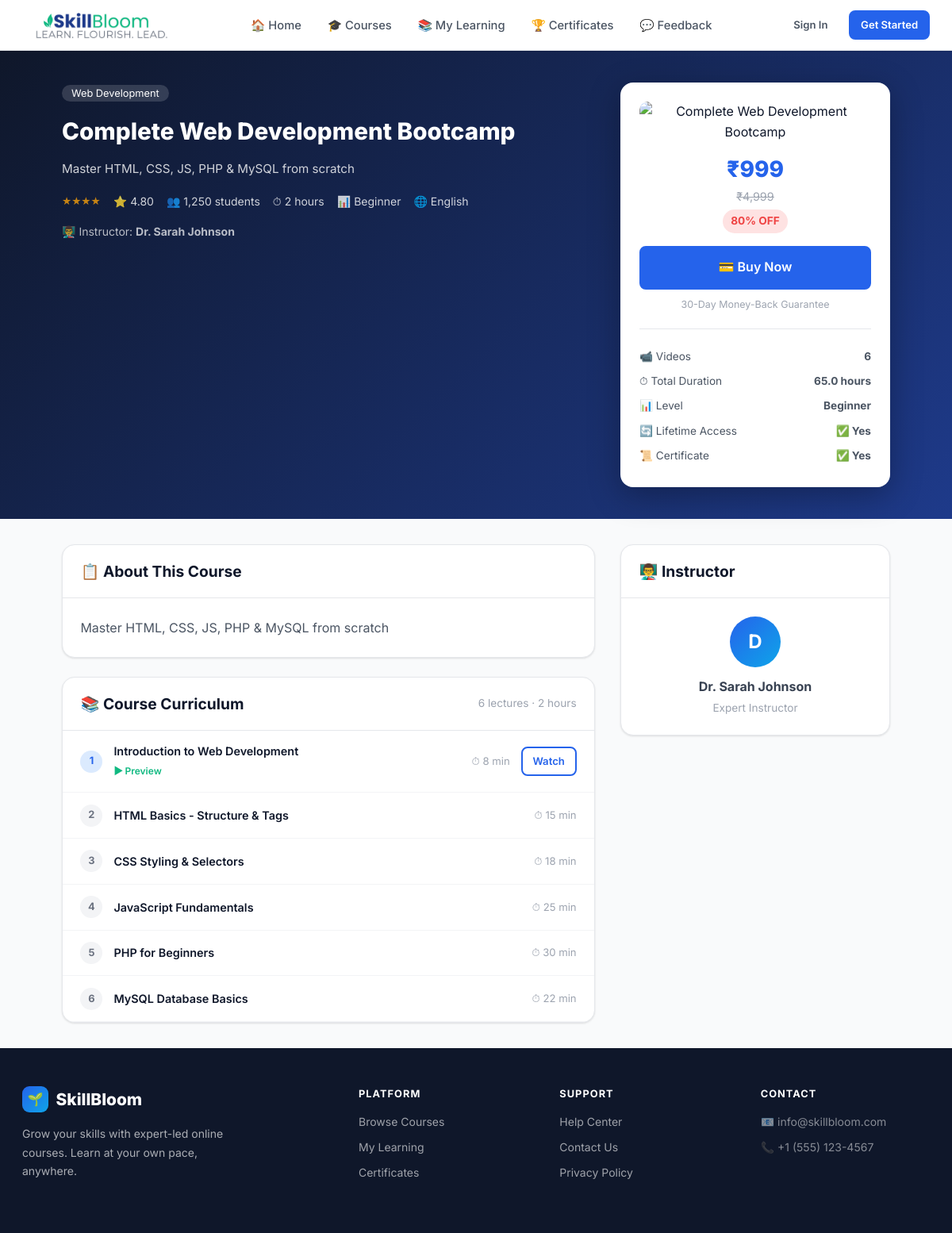
The page /user/course-details.php?id=1 on the database its author committed.
### tables this page shows
CREATE TABLE courses (
  id          INT AUTO_INCREMENT PRIMARY KEY,
  category_id INT,
  title       VARCHAR(255) NOT NULL,
  slug        VARCHAR(255) NOT NULL,
  description TEXT,
  short_desc  VARCHAR(500),
  thumbnail   VARCHAR(255),
  instructor  VARCHAR(150),
  price       DECIMAL(10,2) DEFAULT 0,
  old_price   DECIMAL(10,2) DEFAULT 0,
  hours       DECIMAL(5,1)  DEFAULT 0,
  level       ENUM('Beginner','Intermediate','Advanced','All Levels') DEFAULT 'All Levels',
  status      ENUM('draft','published') DEFAULT 'draft',
  featured    TINYINT(1) DEFAULT 0,
  students    INT DEFAULT 0,
  rating      DECIMAL(3,2) DEFAULT 0,
  created_at  TIMESTAMP DEFAULT CURRENT_TIMESTAMP,
  UNIQUE KEY uq_course_slug (slug),
  FOREIGN KEY (category_id) REFERENCES categories(id) ON DELETE SET NULL
);

CREATE TABLE categories (
  id          INT AUTO_INCREMENT PRIMARY KEY,
  name        VARCHAR(100) NOT NULL,
  slug        VARCHAR(100) UNIQUE NOT NULL,
  icon        VARCHAR(20)  DEFAULT '📚',
  description TEXT,
  created_at  TIMESTAMP DEFAULT CURRENT_TIMESTAMP
);

CREATE TABLE videos (
  id           INT AUTO_INCREMENT PRIMARY KEY,
  course_id    INT NOT NULL,
  title        VARCHAR(255) NOT NULL,
  description  TEXT,
  video_url    VARCHAR(500),
  duration_min INT DEFAULT 0,
  sort_order   INT DEFAULT 0,
  is_preview   TINYINT(1) DEFAULT 0,
  created_at   TIMESTAMP DEFAULT CURRENT_TIMESTAMP,
  FOREIGN KEY (course_id) REFERENCES courses(id) ON DELETE CASCADE
);

### user/course-details.php (the view, shortened to what this page needs)
<?php
require_once dirname(__DIR__).'/config.php';
$id=intval((isset($_GET['id']) ? $_GET['id'] : 0));
$c=$conn->query("SELECT c.*,cat.name cat_name FROM courses c LEFT JOIN categories cat ON cat.id=c.category_id WHERE c.id=$id AND c.status='published'")->fetch_assoc();
$videos=$conn->query("SELECT * FROM videos WHERE course_id=$id ORDER BY sort_order")->fetch_all(MYSQLI_ASSOC);
$totalMins=array_sum(array_column($videos,'duration_min'));
$enrolled=false; $cert=false;
?>
<!DOCTYPE html><html lang="en"><head>
<link rel="stylesheet" href="<?=SITE_URL?>/assets/css/style.css">
</head><body>
<?php include dirname(__DIR__).'/includes/navbar.php'; ?>
<div style="background:linear-gradient(135deg,var(--dark) 0%,#1E3A8A 100%);color:#fff;padding:2.5rem 0;">
  <div style="max-width:1100px;margin:0 auto;padding:0 1.75rem;display:grid;grid-template-columns:1fr 340px;gap:2rem;align-items:start;">
    <div>
      <div style="margin-bottom:.75rem;"><span style="background:rgba(255,255,255,.15);padding:.2rem .75rem;border-radius:99px;font-size:.8rem;"><?=htmlspecialchars((isset($c['cat_name']) ? $c['cat_name'] : ''))?></span></div>
      <h1 style="font-size:1.85rem;margin-bottom:.75rem;color:#fff;"><?=htmlspecialchars($c['title'])?></h1>
      <p style="opacity:.8;margin-bottom:1.1rem;font-size:.95rem;"><?=htmlspecialchars((isset($c['short_desc']) ? $c['short_desc'] : ''))?></p>
      <div style="display:flex;flex-wrap:wrap;gap:1rem;font-size:.875rem;opacity:.8;margin-bottom:1rem;">
        <span class="stars"><?=str_repeat('★',floor((isset($c['rating']) ? $c['rating'] : 0)))?></span>
        <span>⭐ <?=$c['rating']?></span>
        <span>👥 <?=number_format($c['students'])?> students</span>
        <span>⏱ <?=round($totalMins/60,1)?> hours</span>
        <span>📊 <?=$c['level']?></span>
        <span>🌐 English</span>
      </div>
      <p style="opacity:.7;font-size:.875rem;">👨‍🏫 Instructor: <strong><?=htmlspecialchars($c['instructor'])?></strong></p>
    </div>
    <div style="background:var(--white);border-radius:var(--radius-lg);padding:1.5rem;color:var(--dark);box-shadow:0 10px 40px rgba(0,0,0,.3);">
      <?php
      $_cat3 = isset($c['cat_name']) ? $c['cat_name'] : 'Technology';
      if(!empty($c['thumbnail'])){
        $_ctu = SITE_URL.'/uploads/'.htmlspecialchars($c['thumbnail']);
      } else {
        $_ctu = SITE_URL.'/user/course-thumbnail.php?title='.urlencode($c['title']).'&cat='.urlencode($_cat3);
      }
      ?>
      <div style="text-align:center;margin-bottom:.75rem;border-radius:var(--radius);overflow:hidden;">
        <img src="<?=$_ctu?>" alt="<?=htmlspecialchars($c['title'])?>" style="width:100%;border-radius:var(--radius);display:block;">
      </div>
      <?php if($enrolled): ?>
        <div class="alert alert-success" style="text-align:center;">✅ You're enrolled!</div>
        <a href="watch-course.php?course_id=<?=$id?>" class="btn btn-primary btn-block btn-lg">▶️ Continue Learning</a>
        <?php if($cert): ?>
        <a href="certificate.php?course_id=<?=$id?>" class="btn btn-success btn-block" style="margin-top:.6rem;">🏆 View Certificate</a>
        <?php endif; ?>
      <?php else: ?>
        <div style="text-align:center;margin-bottom:1rem;">
          <?php if($c['price']==0): ?>
            <div style="font-size:1.75rem;font-weight:800;color:var(--success);">FREE</div>
          <?php else: ?>
            <div style="font-size:1.75rem;font-weight:800;color:var(--primary);"><?=CURRENCY?><?=number_format($c['price'])?></div>
            <?php if($c['old_price']>$c['price']): ?>
            <div style="font-size:.9rem;color:var(--gray-400);text-decoration:line-through;"><?=CURRENCY?><?=number_format($c['old_price'])?></div>
            <div style="background:var(--danger-bg);color:var(--danger);font-weight:700;font-size:.85rem;padding:.25rem .65rem;border-radius:99px;display:inline-block;margin-top:.3rem;">
              <?=round((1-$c['price']/$c['old_price'])*100)?>% OFF
            </div>
            <?php endif; ?>
          <?php endif; ?>
        </div>
        <a href="checkout.php?course_id=<?=$id?>" class="btn btn-primary btn-block btn-lg">
          <?=$c['price']==0?'🚀 Enroll Free':'💳 Buy Now'?>
        </a>
        <p style="font-size:.78rem;color:var(--gray-400);text-align:center;margin-top:.6rem;">30-Day Money-Back Guarantee</p>
      <?php endif; ?>
      <div class="divider"></div>
      <div style="font-size:.85rem;color:var(--gray-600);">
        <div style="display:flex;justify-content:space-between;padding:.3rem 0;">📹 Videos<strong><?=count($videos)?></strong></div>
        <div style="display:flex;justify-content:space-between;padding:.3rem 0;">⏱ Total Duration<strong><?=$c['hours']?> hours</strong></div>
        <div style="display:flex;justify-content:space-between;padding:.3rem 0;">📊 Level<strong><?=$c['level']?></strong></div>
        <div style="display:flex;justify-content:space-between;padding:.3rem 0;">🔄 Lifetime Access<strong>✅ Yes</strong></div>
        <div style="display:flex;justify-content:space-between;padding:.3rem 0;">📜 Certificate<strong>✅ Yes</strong></div>
      </div>
    </div>
  </div>
</div>
<div style="max-width:1100px;margin:2rem auto;padding:0 1.75rem;display:grid;grid-template-columns:1fr 340px;gap:2rem;align-items:flex-start;">
  <div>
    <?php if($c['short_desc']): ?>
    <div class="card" style="margin-bottom:1.5rem;">
      <div class="card-header"><h3>📋 About This Course</h3></div>
      <div class="card-body">
        <p style="color:var(--gray-600);line-height:1.8;"><?=nl2br(htmlspecialchars(isset($c['description']) && $c['description'] ? $c['description'] : $c['short_desc']))?></p>
      </div>
    </div>
    <?php endif; ?>
    <div class="card">
      <div class="card-header">
        <h3>📚 Course Curriculum</h3>
        <span style="font-size:.85rem;color:var(--gray-400);"><?=count($videos)?> lectures · <?=round($totalMins/60,1)?> hours</span>
      </div>
      <div>
      <?php foreach($videos as $i=>$v): ?>
      <div style="display:flex;align-items:center;gap:.875rem;padding:.9rem 1.4rem;border-bottom:1px solid var(--gray-100);">
        <div style="width:28px;height:28px;background:<?=$v['is_preview']?'var(--primary-100)':'var(--gray-100)'?>;border-radius:50%;display:flex;align-items:center;justify-content:center;font-size:.8rem;font-weight:700;color:<?=$v['is_preview']?'var(--primary)':'var(--gray-500)'?>;flex-shrink:0;"><?=$i+1?></div>
        <div style="flex:1;">
          <div style="font-size:.9rem;font-weight:600;color:var(--dark);"><?=htmlspecialchars($v['title'])?></div>
          <?php if($v['is_preview']): ?><span style="font-size:.75rem;color:var(--success);font-weight:600;">▶ Preview</span><?php endif; ?>
        </div>
        <span style="font-size:.82rem;color:var(--gray-400);">⏱ <?=$v['duration_min']?> min</span>
        <?php if($v['is_preview']): ?><a href="watch-course.php?course_id=<?=$id?>&video_id=<?=$v['id']?>" class="btn btn-outline btn-sm">Watch</a><?php endif; ?>
      </div>
      <?php endforeach; ?>
      </div>
    </div>
  </div>
  <div style="position:sticky;top:80px;">
    <div class="card">
      <div class="card-header"><h3>👨‍🏫 Instructor</h3></div>
      <div class="card-body" style="text-align:center;">
        <div style="width:64px;height:64px;border-radius:50%;background:linear-gradient(135deg,var(--primary),var(--accent));display:flex;align-items:center;justify-content:center;font-size:1.5rem;color:#fff;font-weight:700;margin:0 auto .75rem;"><?=strtoupper(substr($c['instructor'],0,1))?></div>
        <div style="font-weight:700;font-size:1rem;"><?=htmlspecialchars($c['instructor'])?></div>
        <div style="font-size:.85rem;color:var(--gray-400);margin-top:.25rem;">Expert Instructor</div>
      </div>
    </div>
  </div>
</div>
<?php include dirname(__DIR__).'/includes/footer.php'; ?>
</body></html>

### assets/css/style.css (style rules this page uses)
:root { --primary: #2563EB; --primary-50: #EFF6FF; --primary-100: #DBEAFE; --primary-200: #BFDBFE; --primary-600: #2563EB; --primary-700: #1D4ED8; --accent: #0EA5E9; --success: #10B981; --success-bg: #D1FAE5; --warning: #F59E0B; --warning-bg: #FEF3C7; --danger: #EF4444; --danger-bg: #FEE2E2; --dark: #0F172A; --gray-900: #111827; --gray-700: #374151; --gray-600: #4B5563; --gray-500: #6B7280; --gray-400: #9CA3AF; --gray-300: #D1D5DB; --gray-200: #E5E7EB; --gray-100: #F3F4F6; --gray-50: #F9FAFB; --white: #FFFFFF; --radius: 10px; --radius-lg: 16px; --shadow-sm: 0 1px 3px rgba(0,0,0,.07),0 1px 2px rgba(0,0,0,.05); --shadow: 0 4px 12px rgba(37,99,235,.10); --shadow-lg: 0 10px 30px rgba(37,99,235,.13); --trans: .2s ease; }
*,*::before,*::after { box-sizing: border-box; margin:0; padding:0; }
html { scroll-behavior:smooth; }
body { font-family:'Inter',system-ui,sans-serif; background:var(--gray-50); color:var(--gray-700); line-height:1.6; min-height:100vh; }
a { text-decoration:none; color:inherit; }
img { max-width:100%; display:block; }
h1 { font-size:2rem;font-weight:800;color:var(--dark); }
h3 { font-size:1.2rem;font-weight:700;color:var(--dark); }
.btn { display:inline-flex;align-items:center;gap:.45rem; padding:.6rem 1.2rem;border-radius:8px;border:2px solid transparent; font-weight:600;font-size:.9rem;cursor:pointer; transition:var(--trans);white-space:nowrap; text-decoration:none; }
.btn-primary { background:var(--primary);color:#fff;border-color:var(--primary); }
.btn-outline { background:transparent;color:var(--primary);border-color:var(--primary); }
.btn-sm { padding:.38rem .8rem;font-size:.82rem; }
.btn-lg { padding:.8rem 1.6rem;font-size:1rem; }
.btn-block { width:100%;justify-content:center; }
.card { background:var(--white);border:1px solid var(--gray-200); border-radius:var(--radius-lg);box-shadow:var(--shadow-sm);overflow:hidden; }
.card-header { padding:1.1rem 1.4rem;border-bottom:1px solid var(--gray-200); display:flex;align-items:center;justify-content:space-between; }
.card-body { padding:1.4rem; }
.stars { color:var(--warning);font-size:.85rem; }
.divider { height:1px;background:var(--gray-200);margin:1.2rem 0; }

### rows shown on the page
courses: category.name "Web Development", title "Complete Web Development Bootcamp", short_desc "Master HTML, CSS, JS, PHP & MySQL from scratch", rating "★★★★", rating "4.80", students "1,250", level "Beginner", instructor "Dr. Sarah Johnson", price "999", old_price "4,999", (1-$c['price']/$c['old_price'])*100 "80", hours "65.0", instructor "D"
videos: title "Introduction to Web Development", is_preview "▶ Preview", duration_min "8"
videos: title "HTML Basics - Structure & Tags", duration_min "15"
videos: title "CSS Styling & Selectors", duration_min "18"
videos: title "JavaScript Fundamentals", duration_min "25"
videos: title "PHP for Beginners", duration_min "30"
videos: title "MySQL Database Basics", duration_min "22"

### other values the page prints
$totalMins/60 "2"
CURRENCY "₹"
count($videos) "6"
